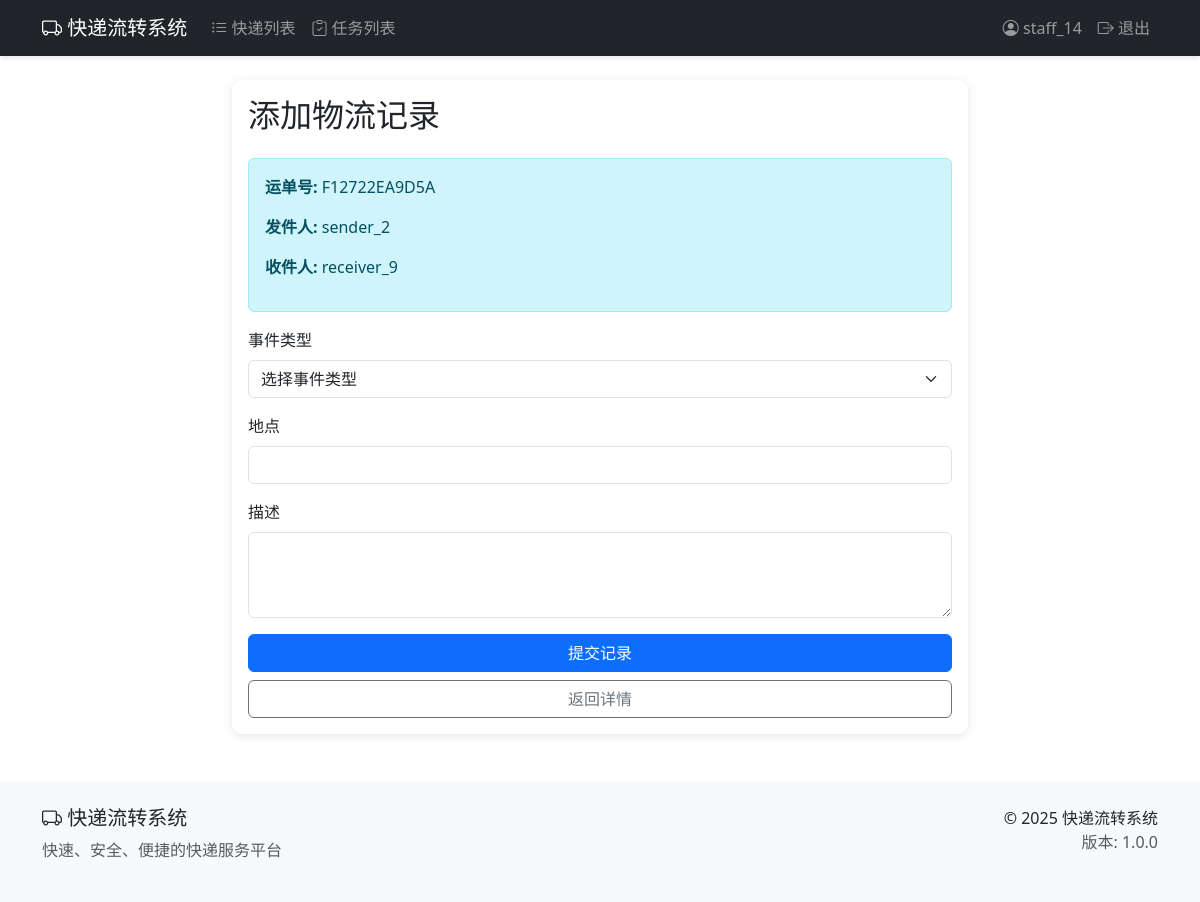
/logistics/record/create/F12722EA9D5A/ (signed in), run on the app's committed database.
### users/models.py (models this page shows, shortened)
class User(AbstractUser):
    USER_TYPE_CHOICES = (
        ('sender', '发件人'),
        ('receiver', '收件人'),
        ('staff', '物流人员'),
        ('admin', '管理员'),
    )
    user_type = models.CharField(max_length=10, choices=USER_TYPE_CHOICES, default='sender', verbose_name='用户类型')
    phone = models.CharField(max_length=15, blank=True, verbose_name='电话号码')
    address = models.TextField(blank=True, verbose_name='地址')
    class Meta:
        verbose_name = '用户'
        verbose_name_plural = '用户'
        ordering = ['-date_joined']

### shipments/models.py (models this page shows, shortened)
class Shipment(models.Model):
    STATUS_CHOICES = (
        ('pending', '待处理'),
        ('picked_up', '已取件'),
        ('in_transit', '运输中'),
        ('delivered', '已送达'),
        ('completed', '已完成'),
    )
    tracking_number = models.CharField(max_length=20, unique=True, verbose_name='运单号')
    sender = models.ForeignKey(
        settings.AUTH_USER_MODEL,
        on_delete=models.CASCADE,
        related_name='sent_shipments',
        verbose_name='发件人'
    )
    receiver = models.ForeignKey(
        settings.AUTH_USER_MODEL,
        on_delete=models.CASCADE,
        related_name='received_shipments',
        verbose_name='收件人'
    )
    status = models.CharField(max_length=20, choices=STATUS_CHOICES, default='pending', verbose_name='状态')
    weight = models.DecimalField(max_digits=5, decimal_places=2, verbose_name='重量(kg)')
    description = models.TextField(verbose_name='包裹描述')
    pickup_address = models.TextField(verbose_name='取件地址')
    delivery_address = models.TextField(verbose_name='送达地址')
    created_at = models.DateTimeField(auto_now_add=True, verbose_name='创建时间')
    updated_at = models.DateTimeField(auto_now=True, verbose_name='更新时间')
    estimated_delivery = models.DateTimeField(null=True, blank=True, verbose_name='预计送达时间')
    class Meta:
        verbose_name = '快递单'
        verbose_name_plural = '快递单'
        ordering = ['-created_at']
        indexes = [
            models.Index(fields=['tracking_number']),
            models.Index(fields=['status']),
            models.Index(fields=['created_at']),
        ]

### logistics/views.py (the view, shortened to what this page needs)
# urls.py: path('record/create/<str:tracking_number>/', views.create_record, name='create_record'),
@login_required
def create_record(request, tracking_number):
    if request.user.user_type != 'staff':
        messages.error(request, '只有物流人员才能添加物流记录！')
        return redirect('shipments:shipment_detail', tracking_number=tracking_number)
    shipment = get_object_or_404(Shipment, tracking_number=tracking_number)
    return render(request, 'logistics/create_record.html', {'shipment': shipment})

### templates/logistics/create_record.html (shortened to what this page needs)
{% extends 'base.html' %}
{% block content %}
<div class="row justify-content-center">
    <div class="col-md-8">
        <div class="card">
            <div class="card-body">
                <h2 class="card-title mb-4">添加物流记录</h2>
                <div class="alert alert-info">
                    <p><strong>运单号:</strong> {{ shipment.tracking_number }}</p>
                    <p><strong>发件人:</strong> {{ shipment.sender.username }}</p>
                    <p><strong>收件人:</strong> {{ shipment.receiver.username }}</p>
                </div>
                <form method="post">
                    <div class="mb-3">
                        <label for="event_type" class="form-label">事件类型</label>
                        <select name="event_type" id="event_type" class="form-select" required>
                            <option value="">选择事件类型</option>
                        </select>
                    </div>
                    <div class="mb-3">
                        <label for="location" class="form-label">地点</label>
                        <input type="text" name="location" id="location" class="form-control" required>
                    </div>
                    <div class="mb-3">
                        <label for="description" class="form-label">描述</label>
                        <textarea name="description" id="description" class="form-control" rows="3" required></textarea>
                    </div>
                    <div class="d-grid gap-2">
                        <button type="submit" class="btn btn-primary">提交记录</button>
                        <a href="{% url 'shipments:shipment_detail' tracking_number=shipment.tracking_number %}" class="btn btn-outline-secondary">返回详情</a>
                    </div>
                </form>
            </div>
        </div>
    </div>
</div>
{% endblock %}

### templates/base.html (shortened to what this page needs)
<!DOCTYPE html>
{% load static %}
<html lang="zh">
<head>
    <link href="https://cdn.jsdelivr.net/npm/bootstrap@5.3.0/dist/css/bootstrap.min.css" rel="stylesheet">
    <link href="https://cdn.jsdelivr.net/npm/bootstrap-icons@1.11.0/font/bootstrap-icons.css" rel="stylesheet">
    <link href="{% static 'css/style.css' %}" rel="stylesheet">
</head>
<body>
    <nav class="navbar navbar-expand-lg navbar-dark bg-dark">
        <div class="container">
            <a class="navbar-brand" href="{% url 'shipments:home' %}">
                <i class="bi bi-truck"></i> 快递流转系统
            </a>
            <div class="collapse navbar-collapse" id="navbarNav">
                <ul class="navbar-nav me-auto">
                    <li class="nav-item">
                        <a class="nav-link" href="{% url 'shipments:shipment_list' %}">
                            <i class="bi bi-list-ul"></i> 快递列表
                        </a>
                    </li>
                    {% if user.is_authenticated %}
                        {% if user.user_type == 'staff' %}
                        <li class="nav-item">
                            <a class="nav-link" href="{% url 'logistics:task_list' %}">
                                <i class="bi bi-clipboard-check"></i> 任务列表
                            </a>
                        </li>
                        {% endif %}
                    {% endif %}
                </ul>
                <ul class="navbar-nav">
                    {% if user.is_authenticated %}
                        <li class="nav-item">
                            <a class="nav-link" href="{% url 'users:profile' %}">
                                <i class="bi bi-person-circle"></i> {{ user.username }}
                            </a>
                        </li>
                        <li class="nav-item">
                            <a class="nav-link" href="{% url 'users:logout' %}">
                                <i class="bi bi-box-arrow-right"></i> 退出
                            </a>
                        </li>
                    {% endif %}
                </ul>
            </div>
        </div>
    </nav>
    <div class="container mt-4">
        {% block content %}
        {% endblock %}
    </div>
    <footer class="bg-light py-4 mt-5">
        <div class="container">
            <div class="row">
                <div class="col-md-6">
                    <h5><i class="bi bi-truck"></i> 快递流转系统</h5>
                    <p class="text-muted">快速、安全、便捷的快递服务平台</p>
                </div>
                <div class="col-md-6 text-end">
                    <p class="mb-0">&copy; 2025 快递流转系统</p>
                    <p class="mb-0 text-muted">版本: 1.0.0</p>
                </div>
            </div>
        </div>
    </footer>
</body>
</html>

### static/css/style.css (style rules this page uses)
body { min-height: 100vh; display: flex; flex-direction: column; }
.navbar { box-shadow: 0 2px 4px rgba(0, 0, 0, 0.1); }
.container { flex: 1; }
.card { box-shadow: 0 2px 10px rgba(0, 0, 0, 0.1); border: none; border-radius: 10px; }

### data on the page
User: username "staff_14"
Shipment: tracking_number "F12722EA9D5A", sender.username "sender_2", receiver.username "receiver_9"
